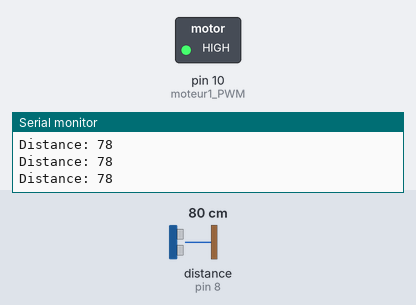
A sketch run on a simulated Arduino Uno, built with avr-gcc and run on an emulated ATmega328P. Shown: switched loads named in the sketch (green lamp = pin HIGH), the last lines printed to the serial monitor. Wiring (inferred from the names in the program): ultrasonic range finder: trigger pin 9; echo pin 8. Inputs (shaded band) come from the test bench; at power-on: distance to the obstacle (sensor on pin 8) 80 cm. The echo pulse lasts 58.3 µs per cm; pins used as bus, display or sensor lines are not drawn.

Above: at 1.2 s.
1.3 s: distance to the obstacle (sensor on pin 8) set to 23 cm
2.8 s: distance to the obstacle (sensor on pin 8) set to 19 cm
At 3.1 s:
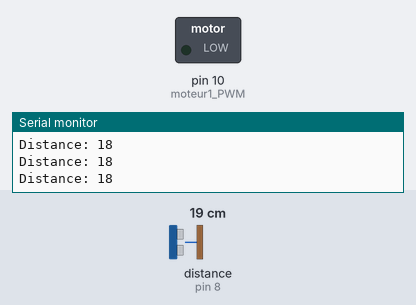
4.3 s: distance to the obstacle (sensor on pin 8) set to 35 cm
At 5.5 s:
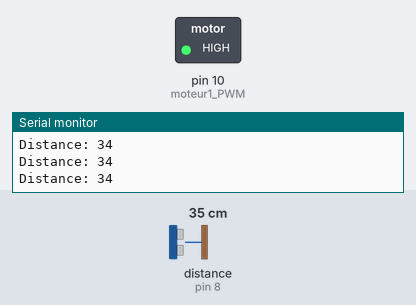
7.3 s: distance to the obstacle (sensor on pin 8) set to 18 cm
At 7.7 s:
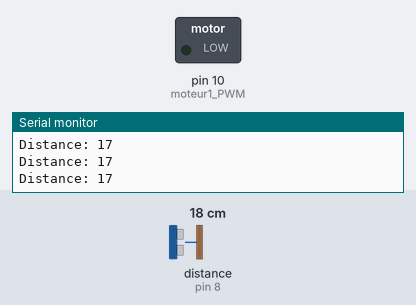
Timing chart, 0 to 9.8 s (numbered marks = the images above; inputs shaded):
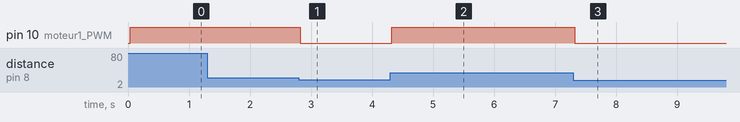

The sketch:

sensor_detection.ino
```cpp
int PWM; // Variable PWM image de la vitesse
int moteur1_PWM = 10;
// defines pins numbers
const int trigPin = 9;
const int echoPin = 8;
// defines variables
long duration;
int distance;
void setup() {
pinMode(trigPin, OUTPUT); // Sets the trigPin as an Output
pinMode(echoPin, INPUT); // Sets the echoPin as an Input
Serial.begin(9600); // Starts the serial communication
pinMode(moteur1_PWM, OUTPUT); // Pin 8 Arduino en sortie PWM
}
void loop() {
  PWM = 50;

// Clears the trigPin
digitalWrite(trigPin, LOW);
delayMicroseconds(2);
// Sets the trigPin on HIGH state for 10 micro seconds
digitalWrite(trigPin, HIGH);
delayMicroseconds(10);
digitalWrite(trigPin, LOW);
// Reads the echoPin, returns the sound wave travel time in microseconds
duration = pulseIn(echoPin, HIGH);
// Calculating the distance
distance= duration*0.034/2;
// Prints the distance on the Serial Monitor
Serial.print("Distance: ");
Serial.println(distance);


 if(distance>20){
  avance_motor(PWM);
 }else{
  arret_motor();
 }


}

void avance_motor(int PWM){
  analogWrite(moteur1_PWM,PWM);
  digitalWrite(moteur1_PWM,PWM);
}

void arret_motor(){
  digitalWrite(moteur1_PWM,0);
}
```

Measured:
- the behaviour switches between 22 and 21 cm on distance to the obstacle (sensor on pin 8) (found by bisection; images 0 and 1)
- after the input at 2.8 s, pin 10 (moteur1_PWM): HIGH → LOW at once
- after the input at 4.3 s, pin 10 (moteur1_PWM): LOW → HIGH at once
- after the input at 7.3 s, pin 10 (moteur1_PWM): HIGH → LOW at once
